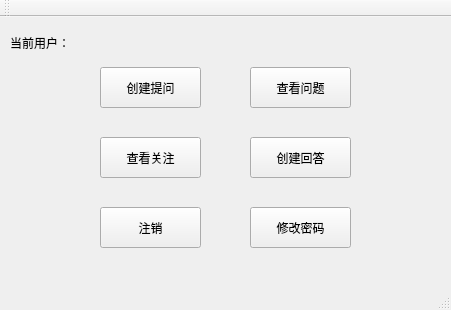
<?xml version="1.0" encoding="UTF-8"?>
<ui version="4.0">
 <class>MainWindow</class>
 <widget class="QMainWindow" name="MainWindow">
  <property name="geometry">
   <rect>
    <x>0</x>
    <y>0</y>
    <width>451</width>
    <height>310</height>
   </rect>
  </property>
  <property name="windowTitle">
   <string>Operation</string>
  </property>
  <property name="toolTip">
   <string>Answer-Question System</string>
  </property>
  <property name="styleSheet">
   <string notr="true">font: 11pt &quot;微软雅黑&quot;;
</string>
  </property>
  <widget class="QWidget" name="centralWidget">
   <widget class="QLabel" name="label">
    <property name="geometry">
     <rect>
      <x>10</x>
      <y>10</y>
      <width>81</width>
      <height>31</height>
     </rect>
    </property>
    <property name="styleSheet">
     <string notr="true">font: 13pt &quot;经典综艺体简&quot;;</string>
    </property>
    <property name="text">
     <string>当前用户：</string>
    </property>
   </widget>
   <widget class="QLabel" name="ID">
    <property name="geometry">
     <rect>
      <x>90</x>
      <y>15</y>
      <width>241</width>
      <height>21</height>
     </rect>
    </property>
    <property name="styleSheet">
     <string notr="true">font: 13pt &quot;经典综艺体简&quot;;</string>
    </property>
    <property name="text">
     <string/>
    </property>
   </widget>
   <widget class="QPushButton" name="question">
    <property name="geometry">
     <rect>
      <x>100</x>
      <y>50</y>
      <width>101</width>
      <height>41</height>
     </rect>
    </property>
    <property name="text">
     <string>创建提问</string>
    </property>
   </widget>
   <widget class="QPushButton" name="pushButton">
    <property name="geometry">
     <rect>
      <x>250</x>
      <y>50</y>
      <width>101</width>
      <height>41</height>
     </rect>
    </property>
    <property name="text">
     <string>查看问题</string>
    </property>
   </widget>
   <widget class="QPushButton" name="pushButton_2">
    <property name="geometry">
     <rect>
      <x>250</x>
      <y>120</y>
      <width>101</width>
      <height>41</height>
     </rect>
    </property>
    <property name="text">
     <string>创建回答</string>
    </property>
   </widget>
   <widget class="QPushButton" name="FocusList">
    <property name="geometry">
     <rect>
      <x>100</x>
      <y>120</y>
      <width>101</width>
      <height>41</height>
     </rect>
    </property>
    <property name="text">
     <string>查看关注</string>
    </property>
   </widget>
   <widget class="QPushButton" name="exit">
    <property name="geometry">
     <rect>
      <x>100</x>
      <y>190</y>
      <width>101</width>
      <height>41</height>
     </rect>
    </property>
    <property name="text">
     <string>注销</string>
    </property>
   </widget>
   <widget class="QPushButton" name="person">
    <property name="geometry">
     <rect>
      <x>250</x>
      <y>190</y>
      <width>101</width>
      <height>41</height>
     </rect>
    </property>
    <property name="text">
     <string>修改密码</string>
    </property>
   </widget>
  </widget>
  <widget class="QMenuBar" name="menuBar">
   <property name="geometry">
    <rect>
     <x>0</x>
     <y>0</y>
     <width>451</width>
     <height>26</height>
    </rect>
   </property>
  </widget>
  <widget class="QToolBar" name="mainToolBar">
   <attribute name="toolBarArea">
    <enum>TopToolBarArea</enum>
   </attribute>
   <attribute name="toolBarBreak">
    <bool>false</bool>
   </attribute>
  </widget>
  <widget class="QStatusBar" name="statusBar"/>
 </widget>
 <layoutdefault spacing="6" margin="11"/>
 <resources/>
 <connections>
  <connection>
   <sender>exit</sender>
   <signal>clicked()</signal>
   <receiver>MainWindow</receiver>
   <slot>close()</slot>
   <hints>
    <hint type="sourcelabel">
     <x>47</x>
     <y>236</y>
    </hint>
    <hint type="destinationlabel">
     <x>199</x>
     <y>149</y>
    </hint>
   </hints>
  </connection>
 </connections>
</ui>
